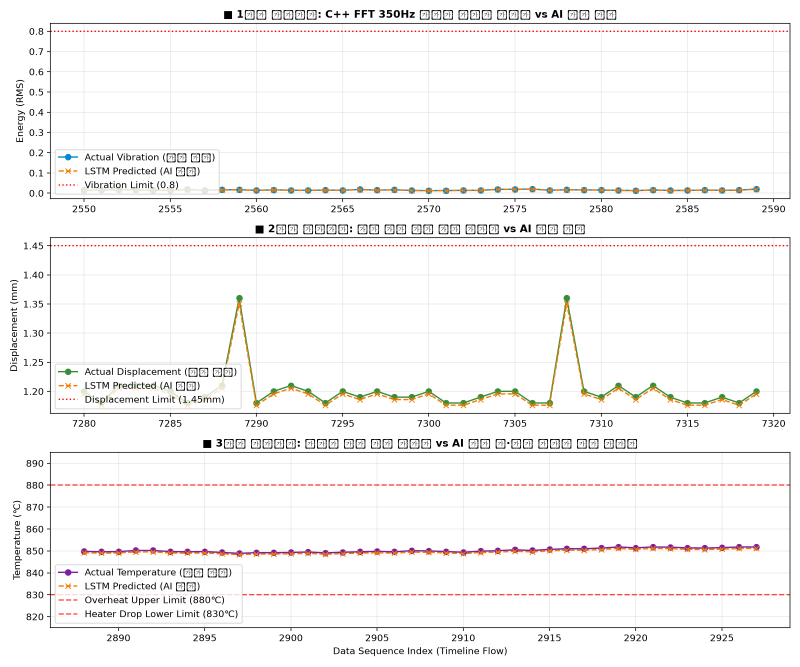
#> input picture AI-driven Process Management/ai_pdm/multi_pdm_ai_verification.png, 2400 x 2000 px (shown at 1/3 size)
$ python -i score_dir.py   (imports and definitions only)
#> lines starting #> are read from the running program, lines starting #| are printed output that depends on the picture; after the words box and inside, x2 and y2 are one past the last pixel; in counts of white or black regions, pixels touching at a corner belong together
#> further down, picture is the input picture: shape (2000, 2400, 3); mean B, G, R 244.9, 245.5, 246.8
"""폴더 사진의 PatchCore 점수 + 색 덩어리 + 평균색:  uv run python score_dir.py <폴더> [PatchCore문턱] [색문턱px]"""
import glob, os, sys
import cv2, numpy as np, openvino as ov
folder = sys.argv[1] if len(sys.argv) > 1 else "samples/wsl"
TH = float(sys.argv[2]) if len(sys.argv) > 2 else 0.164; BLOB = int(sys.argv[3]) if len(sys.argv) > 3 else 260
COLORS = {"red": [(0, 10), (170, 179)], "yellow": [(20, 35)], "green": [(40, 85)], "blue": [(95, 130)]}
S_MIN = {"blue": 50, "red": 80, "yellow": 80, "green": 70}
def blob(img):
    hsv = cv2.cvtColor(img, cv2.COLOR_BGR2HSV); h, s, v = cv2.split(hsv); best = (0, "-")
#> after `hsv = cv2.cvtColor(img, cv2.COLOR_BGR2HSV)`: hsv: shape (2000, 2400, 3); mean H, S, V 1, 3.7, 247.5
#> after `h, s, v = cv2.split(hsv)`:
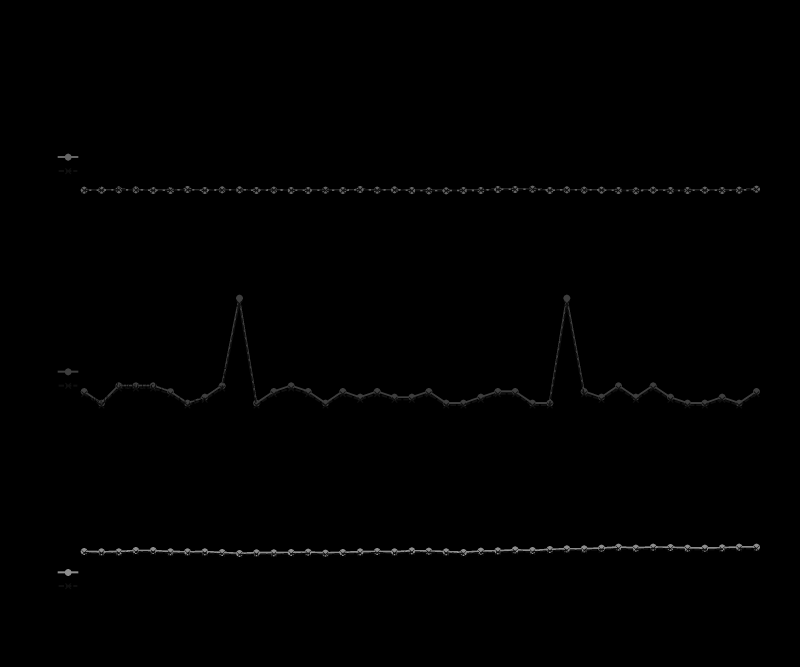
#> h: shape (2000, 2400) (shown at 1/3 size); min 0, max 179, mean 1
#> after `h, s, v = cv2.split(hsv)`:
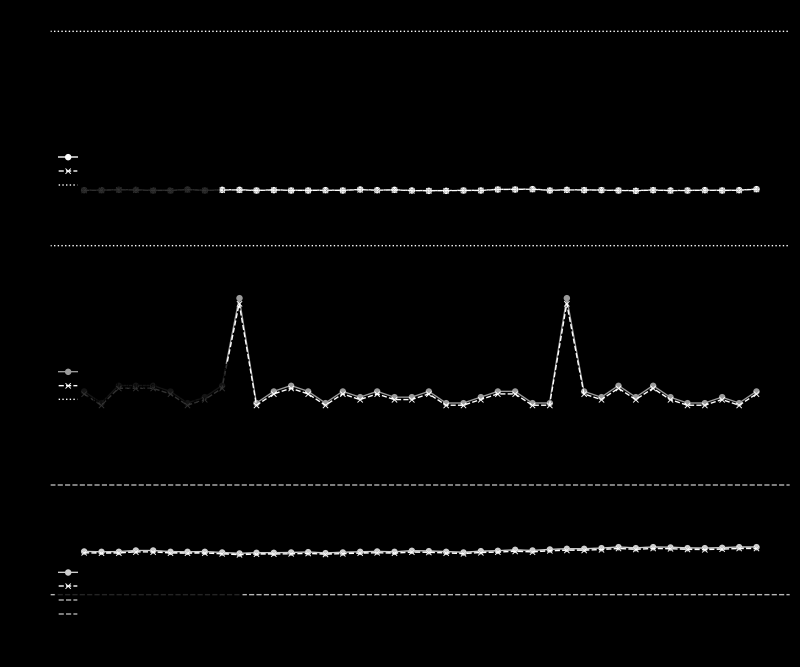
#> s: shape (2000, 2400) (shown at 1/3 size); min 0, max 255, mean 3.7
#> after `h, s, v = cv2.split(hsv)`:
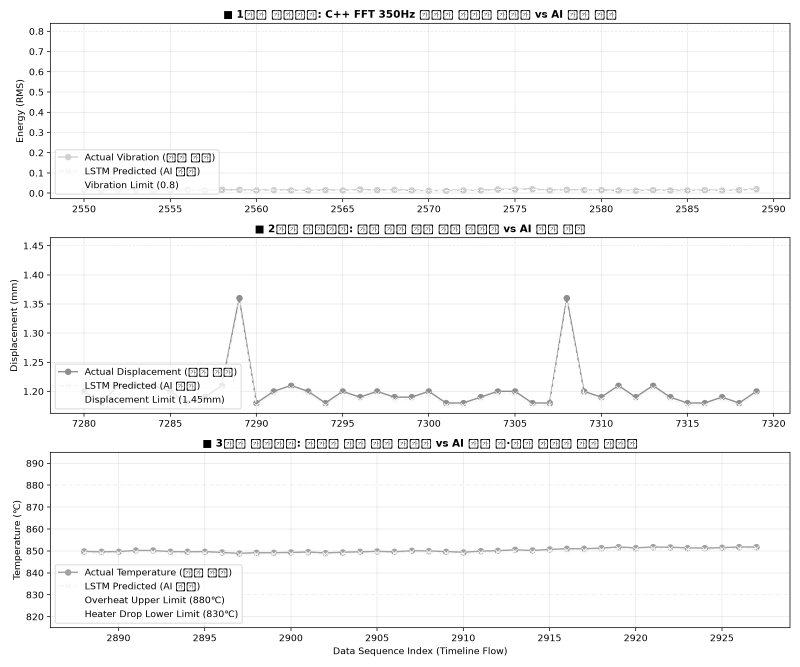
#> v: shape (2000, 2400) (shown at 1/3 size); min 0, max 255, mean 247.5
    for c, rs in COLORS.items():
        m = np.zeros(h.shape, bool)
        for lo, hi in rs: m |= (h >= lo) & (h <= hi)
        m = cv2.morphologyEx(((m & (s >= S_MIN[c]) & (v >= 30)) * 255).astype(np.uint8), cv2.MORPH_OPEN, np.ones((3, 3), np.uint8))
        n, _, st, _ = cv2.connectedComponentsWithStats(m)
        a = int(st[1:, cv2.CC_STAT_AREA].max()) if n > 1 else 0
        if a > best[0]: best = (a, c)
#> this loop made 4 passes
#> (n, a, best) on passes 1, 3: (596, 64, (64, 'red')), (81, 768, (768, 'green'))
#> (n, st, a) on pass 2: (1, [[0, 0, 2400, 2000, 4800000]], 0)
#> pass 1, in blob, `m = cv2.morphologyEx(((m & (s >= S_MIN[c]) & (v >= 30)) * 255).astype(..`:
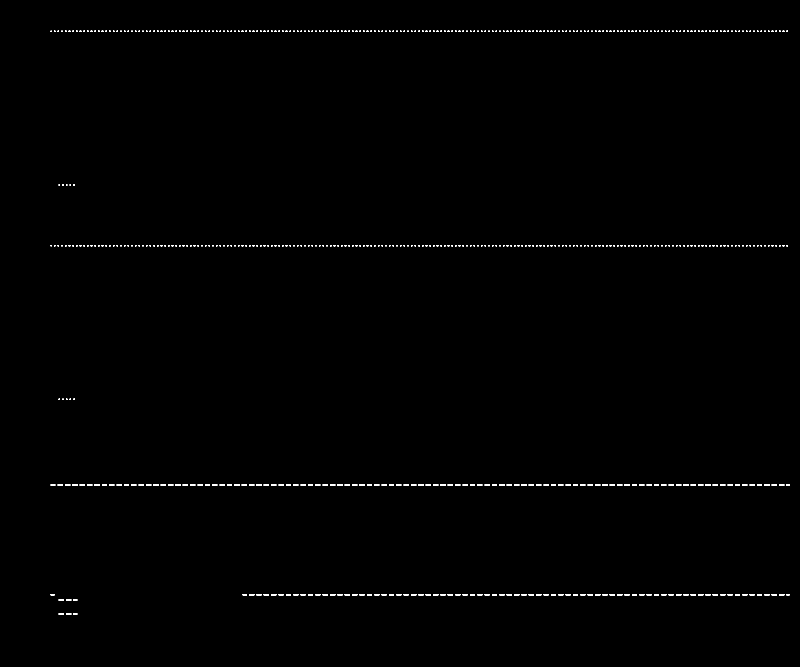
#> m: shape (2000, 2400) (shown at 1/3 size); 0.39% white; 595 white regions (192 under 20 px), largest, box (x1, y1, x2, y2) and area: (173, 1453, 189, 1457) 64, (195, 1453, 211, 1457) 64, (217, 1453, 233, 1457) 64
#> pass 3, in blob, `m = cv2.morphologyEx(((m & (s >= S_MIN[c]) & (v >= 30)) * 255).astype(..`:
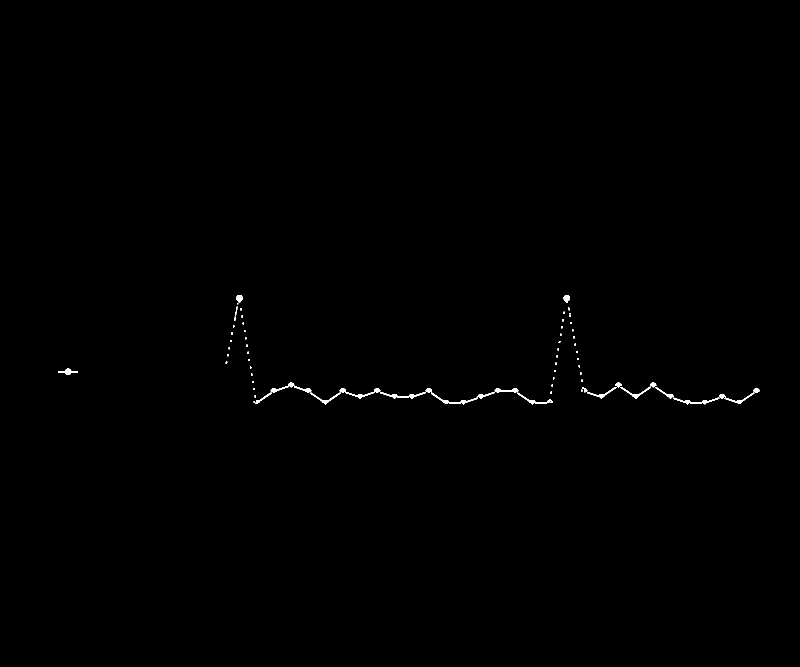
#> m: shape (2000, 2400) (shown at 1/3 size); 0.23% white; 80 white regions (8 under 20 px), largest, box (x1, y1, x2, y2) and area: (1140, 1176, 1278, 1196) 768, (1293, 1178, 1434, 1213) 761, (2019, 1193, 2158, 1213) 725
#> after the loop:
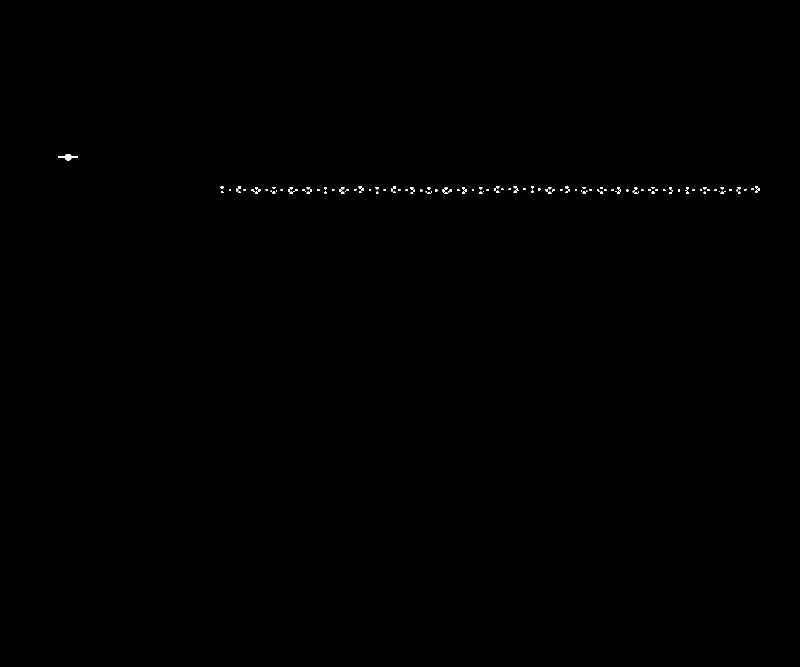
#> m: shape (2000, 2400) (shown at 1/3 size); 0.11% white; 145 white regions (20 under 20 px), largest, box (x1, y1, x2, y2) and area: (174, 462, 234, 481) 469, (1076, 559, 1085, 566) 51, (1593, 558, 1602, 565) 51
    return best
# [1 line that did not run here, left out]
# [1 line that did not run here, left out]
# [5 lines not run here, left out]

>>> import cv2
>>> picture = cv2.imread('../../../../AI-driven Process Management/ai_pdm/multi_pdm_ai_verification.png')
>>> result = blob(picture)
#> result = (768, 'green')

$ run again, on AI-driven Process Management/ai_pdm/smart_factory_analytics.png
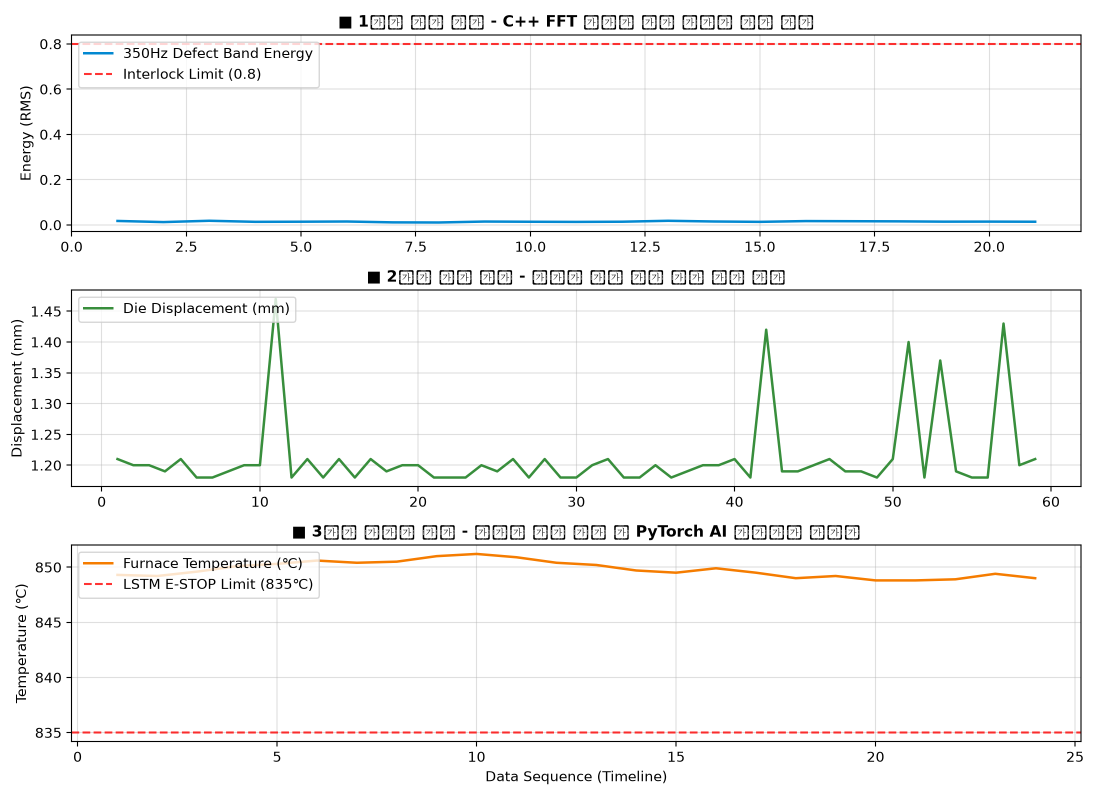
#> input picture AI-driven Process Management/ai_pdm/smart_factory_analytics.png, 2200 x 1600 px (shown at 1/2 size)
#> picture is the input picture: shape (1600, 2200, 3); mean B, G, R 245.7, 246.3, 246.3
#> hsv: shape (1600, 2200, 3); mean H, S, V 0.9, 2.9, 247.4
#> the loop in blob, `for c, rs in COLORS.items():` made 4 passes
#> (n, a, best) on passes 1, 3: (170, 64, (64, 'red')), (4, 18838, (18838, 'green'))
#> pass 1, in blob, `m = cv2.morphologyEx(((m & (s >= S_MIN[c]) & (v >= 30)) * 255).astype(..`:
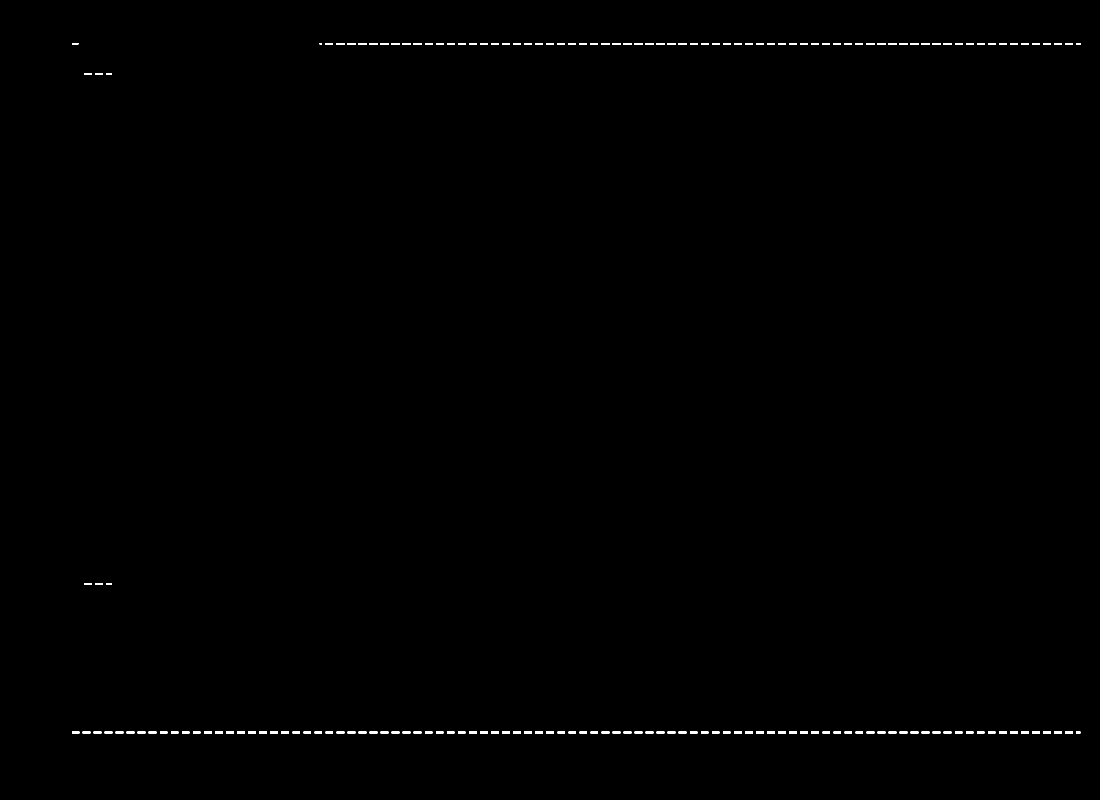
#> m: shape (1600, 2200) (shown at 1/2 size); 0.3% white; 169 white regions (1 under 20 px), largest, box (x1, y1, x2, y2) and area: (673, 86, 689, 90) 64, (695, 86, 711, 90) 64, (717, 86, 733, 90) 64
#> after the loop in blob, `for c, rs in COLORS.items():`:
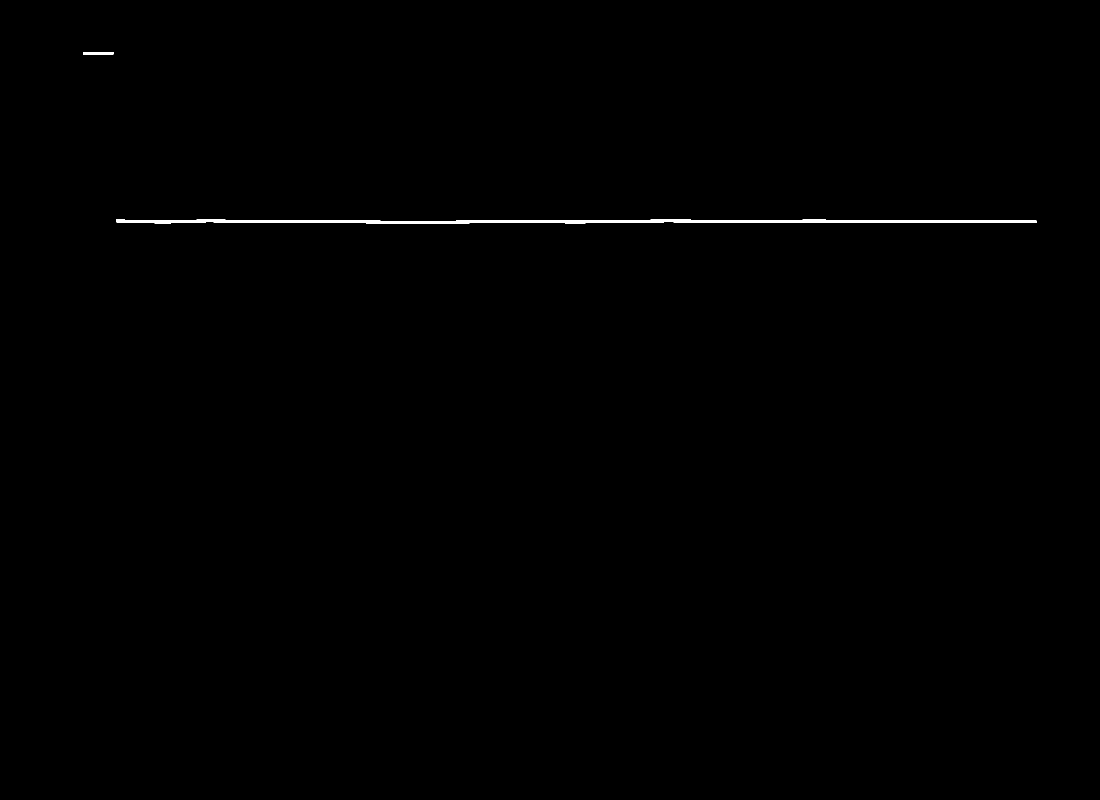
#> m: shape (1600, 2200) (shown at 1/2 size); 0.29% white; 2 white regions, box (x1, y1, x2, y2) and area: (232, 439, 2073, 448) 10050, (166, 104, 227, 109) 305
#> result = (18838, 'green')
